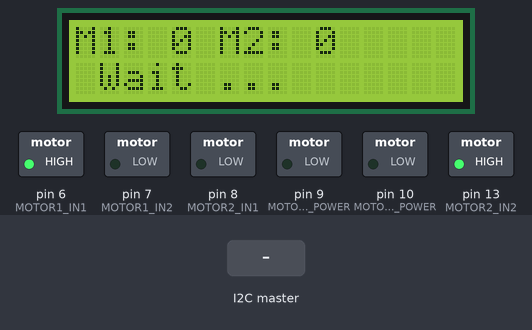
A sketch run on a simulated Arduino Uno, built with avr-gcc and run on an emulated ATmega328P. Parts: 16×2 character LCD, switched loads named in the sketch (green lamp = pin HIGH). The test bench sets the inputs (shaded band). What the sketch prints to the serial monitor is not drawn.

Above: at 1.2 s.
1.3 s: the I2C master sends "T"
At 1.7 s:
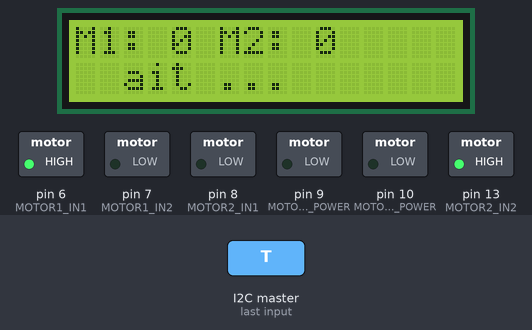
2.8 s: the I2C master sends "F"
4.3 s: the I2C master sends "B"
Timing chart, 0 to 7.3 s (numbered marks = the images above; inputs shaded):
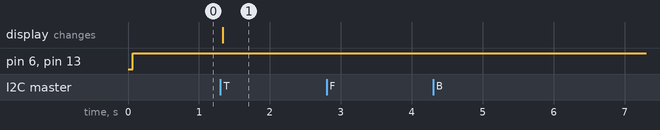

Measured:
- after the input at 1.3 s, the display: changes at once (image 1)
- after the input at 2.8 s, every drawn part: stays the same
- after the input at 4.3 s, every drawn part: stays the same

The sketch:

ArduinoMotorControl.ino
```cpp
/*
 Name:		ArduinoMotor01.ino
 Created:	31.12.2016 08:18:26
 Author:	Christian Daumeter
*/

/*
Motor Steuerung  0.2

*/
#include "MotorControl.h"
#include <LiquidCrystal.h>
#include <Wire.h>
#include <string.h>

LiquidCrystal lcd(12, 11, 5, 4, 3, 2);

// I2C Bus
#define SLAVE_ADDRESS 0x04

// RC Empfänger

static const int RC_KANAL2 = A0;
static const int RC_KANAL3 = A1;
static const int RC_KANAL4 = A2;
static const int RC_KANAL5 = A3;

// Anzeige Puffer für Ausgabe
String aktZeile1 = "";
String aktZeile2 = "";

bool MotorenAktiv = false;

// Laufvariabeln
int aktPower1 = 0;
int aktPower2 = 0;

int newPower1 = 0;
int newPower2 = 0;

int newSteering = 50;

int PowerOut1 = 0;
int PowerOut2 = 0;

String laufrichtung = "forward";

String receiveText = "Wait ...";
int receivePower1 = 0;
int receivePower2 = 0;
motor_direction receiveDirection = FORWARD;

// the setup function runs once when you press reset or power the board
void setup() {

	// Serial Output ( für ggf. Debug )
	Serial.begin(115200); // start serial for output
	Serial.println("Start Setup");

	//Display init
	lcd.begin(16, 2);
	lcd.clear();

	//I2C Init
	Wire.begin(SLAVE_ADDRESS);

	Wire.onReceive(receiveData);
	Wire.onRequest(sendData);

	// Vorw?rts als default
	MotorControl01.init();
	MotorControl01.setM1(FORWARD);
	MotorControl01.setM2(FORWARD);

	MotorControl01.setPower(0);

	laufrichtung = "forward";

	pinMode(RC_KANAL2, INPUT);
	pinMode(RC_KANAL3, INPUT);
	pinMode(RC_KANAL5, INPUT);
}

// the loop function runs over and over again forever
void loop() {
	//newPower = readNewPower();
	if (aktPower1 != receivePower1 || aktPower2 != receivePower2) {
		newPower1 = receivePower1;
		newPower2 = receivePower2;
	}

	changeDirection();
	newPower1 = abs(newPower1);
	newPower2 = abs(newPower2);
	//newSteering = readNewSterring();

	if (!calcSteeringn()) {
		calcPower();
	}

	if (MotorenAktiv) {
		MotorControl01.setM1Power(PowerOut1);
		MotorControl01.setM2Power(PowerOut2);
	}
	else
	{
		MotorControl01.setM1Power(0);
		MotorControl01.setM2Power(0);
	}
	writeValue2Display();
	delay(10);
}

int readNewPower() {
	int value = pulseIn(RC_KANAL2, HIGH) - 1500;
	if (value < -600) {
		value = 0;
	};
	if (value < MINSPEED && value > -MINSPEED) {
		value = 0;
	};
	value = 0.5 * value;
	return value;
}

int readNewSterring() {
	int value = pulseIn(RC_KANAL3, HIGH) - 1000;
	if (value < 1) {
		value = 500;
	};
	value = 0.1 * value;
	return value;
}

boolean readNewDirection() {
	int value = pulseIn(RC_KANAL5, HIGH) - 1000;
	return value < 500;
}

boolean calcSteeringn() {
	boolean buf = false;
	if (newSteering > 60) {
		PowerOut1 = MAXSPEED;
		PowerOut2 = 0;
		buf = true;
	};

	if (newSteering < 40) {
		PowerOut1 = 0;
		PowerOut2 = MAXSPEED;
		buf = true;
	};
	return buf;
}

boolean calcPower() {
	if (newPower1 > MAXSPEED) { newPower1 = MAXSPEED; }
	if (newPower2 > MAXSPEED) { newPower2 = MAXSPEED; }
	if (newPower1 < MINSPEED) { newPower1 = 0; }
	if (newPower2 < MINSPEED) { newPower2 = 0; }
	PowerOut1 = newPower1;
	PowerOut2 = newPower2;
	return true;
}

void changeDirection() {
	if ((newPower1 < 1) && (newPower2 < 1)) {
		MotorControl01.setM1(BACKWARD);
		MotorControl01.setM2(BACKWARD);
		laufrichtung = "backward";
	}
	else
	{
		MotorControl01.setM1(FORWARD);
		MotorControl01.setM2(FORWARD);
		laufrichtung = "forward ";
	}
}


void writeValue2Display() {
	String newZeile1 = "";
	newZeile1.concat("M1: " + String(PowerOut1) + " ");
	newZeile1.concat("M2: " + String(PowerOut2) + "   ");
	if (!newZeile1.equalsIgnoreCase(aktZeile1)) {
		aktZeile1 = newZeile1;
		lcd.setCursor(0, 0);
		lcd.print(aktZeile1);
		lcd.setCursor(1, 1);
		if (aktZeile2.length() > 0)
			lcd.print(aktZeile2);
	}

	if (receiveText.length() > 0) {
		if (!aktZeile2.equalsIgnoreCase(receiveText)) {
			aktZeile2 = receiveText;
			lcd.setCursor(0, 0);
			lcd.print(aktZeile1);
			lcd.setCursor(1, 1);
			lcd.print(aktZeile2);
		}
	}
}

// callback for received data
void receiveData(int byteCount) {
	Serial.println("Receive Data");
	receiveText = "";
	char inChar;
	String command = "";
	int size = 0;
	int readcount;
	char readdata[16];

	// Den Command Befehl einlesen. Muss ein "T" sein
	if (Wire.available())
		inChar = (char)Wire.read();
	command += inChar;
	Serial.println("Receive data (Command): " + command);

	// Die Länge einlesen, es müssen 16 Byte sein
	if (Wire.available())
		size = (int)Wire.read();
	String bytecount(size, DEC);
	Serial.println("Receive data (Size): " + bytecount);

	// Wenn alles stimmt, den Datenblock einlesen
	if (command.equals("T") && (size = 16)) {
		readcount = 0;
		readdata[0] = 0;
		while (Wire.available() && (readcount < 16)) {
			inChar = (char)Wire.read();
			readdata[readcount] = (char)inChar;
			readcount++;
		}
		char token1;
		int token2;
		int token3;

		//sscanf(readdata, "%c-%03d-%03d", token1, token2, token3);
		//char charbuf[10];
		//sprintf(charbuf, "Test %c-%03d-%03d", token1, token2, token3);
		//Serial.println(charbuf);

		if (readcount = 16)
			splitReadData(readdata);
	}
}

void splitReadData(char readbytes[16]) {
	String buf = "";
	String textout = "";
	int bufPower1 = 0;
	int bufPower2 = 0;

	for (int i = 0; i < 9; i++) {
		String inChar(readbytes[i], DEC);
		textout += inChar + '-';
	}
	Serial.println("Receive data (Data): " + textout);

	// Die Richtung einlesen
	buf += readbytes[0];
	if (buf.equals("F"))
		receiveDirection = FORWARD;
	if (buf.equals("B"))
		receiveDirection = BACKWARD;
	Serial.println("Receive data (Direction): " + buf);
	receiveText += buf;

	// Power1 einlesen
	buf = "";
	buf += readbytes[2];
	buf += readbytes[3];
	buf += readbytes[4];
	Serial.println("Receive data (Power1): " + buf);
	bufPower1 = buf.toInt();
	receiveText += '-' + buf;

	// Power2 einlesen
	buf = "";
	buf += readbytes[6];
	buf += readbytes[7];
	buf += readbytes[8];
	Serial.println("Receive data (Power2): " + buf);
	bufPower2 = buf.toInt();
	receiveText += '-' + buf;

	if ((bufPower1 == 999) && (bufPower2 == 999)) {
		Serial.println("Receive data : Stop Motor");
		MotorenAktiv = false;
	}
	if ((bufPower1 == 888) && (bufPower2 == 888)) {
		Serial.println("Receive data : Start Motor");
		MotorenAktiv = true;
	}

	if ((bufPower1 < MAXSPEED) && (bufPower2 < MAXSPEED)) {
		Serial.println("Receive data : Write to Engine");
		receivePower1 = bufPower1;
		receivePower2 = bufPower2;
	};
	Serial.println("Receive data (Text): " + receiveText);
}

void sendData() {
	if (Wire.available()) {
		/*
		//Wire.beginTransmission(0);
		int writecount = 0;
		char writedata[16];

		Wire.write("R");
		Wire.write(16);
		while (Wire.available() && (writecount < 16)) {
			if (writecount < aktZeile2.length()) {
				Wire.write((char)aktZeile2[writecount]);
			}
			else {
				Wire.write(32);
			}

			writecount++;
		}
		//Wire.endTransmission();
		*/
	}
	char writedata[32];
	writedata[0] = 'R';
	writedata[1] = 16;
	writedata[2] = '1';
	writedata[3] = '2';
	writedata[4] = '3';
	writedata[5] = '4';
	writedata[6] = '5';
	writedata[7] = '6';
	writedata[8] = '7';
	writedata[8] = '8';
	Wire.write((byte*) &writedata[0], sizeof(writedata));

	Serial.println("Send data (Text): " + aktZeile2);
}
```

MotorControl.cpp
```cpp
/*
Name:		ArduinoMotor01.ino
Created:	31.12.2016 08:18:26
Author:	Christian Daumeter
*/

#include "MotorControl.h"

void MotorControl01Class::init()
{
	pinMode(MOTOR1_IN1, OUTPUT);
	pinMode(MOTOR1_IN2, OUTPUT);
	pinMode(MOTOR2_IN1, OUTPUT);
	pinMode(MOTOR2_IN2, OUTPUT);
	pinMode(MOTOR1_POWER, OUTPUT);
	pinMode(MOTOR2_POWER, OUTPUT);
}

void MotorControl01Class::setM1(motor_direction aValue) {
	switch (aValue) {
	case STOP:
		digitalWrite(MOTOR1_IN1, LOW);
		digitalWrite(MOTOR1_IN2, LOW);
		break;
	case BACKWARD:
		digitalWrite(MOTOR1_IN1, HIGH);
		digitalWrite(MOTOR1_IN2, LOW);
		break;
	case FORWARD:
		digitalWrite(MOTOR1_IN1, LOW);
		digitalWrite(MOTOR1_IN2, HIGH);
		break;
	}
}

void MotorControl01Class::setM2(motor_direction aValue) {
	switch (aValue) {
	case STOP:
		digitalWrite(MOTOR2_IN1, LOW);
		digitalWrite(MOTOR2_IN2, LOW);
		break;
	case BACKWARD:
		digitalWrite(MOTOR2_IN1, LOW);
		digitalWrite(MOTOR2_IN2, HIGH);
		break;
	case FORWARD:
		digitalWrite(MOTOR2_IN1, HIGH);
		digitalWrite(MOTOR2_IN2, LOW);
		break;
	}
}

void MotorControl01Class::setPower(int aValue) {
	setM1Power(aValue);
	setM2Power(aValue);
}

void MotorControl01Class::setM1Power(int aValue) {
	if (aValue < MINSPEED) {
		aValue = 0;
	};
	if (aValue > MAXSPEED) {
		aValue = MAXSPEED;
	};
	String speedString(aValue, DEC);
	//Serial.println("Set M1 Speed : " + speedString);

	analogWrite(MOTOR1_POWER, aValue);
}

void MotorControl01Class::setM2Power(int aValue) {
	if (aValue < MINSPEED) {
		aValue = 0;
	};
	if (aValue > MAXSPEED) {
		aValue = MAXSPEED;
	};
	String speedString(aValue, DEC);
	//Serial.println("Set M2 Speed : " + speedString);

	analogWrite(MOTOR2_POWER, aValue);
}

MotorControl01Class MotorControl01;
```

MotorControl.h
```cpp
#pragma once
// MotorControl01.h

#ifndef _MOTORCONTROL_h
#define _MOTORCONTROL_h

#if defined(ARDUINO) && ARDUINO >= 100
#include "arduino.h"
#else
#include "WProgram.h"
#endif

typedef enum { STOP, FORWARD, BACKWARD } motor_direction;

// Motoranschluß
static const int MOTOR1_IN1 = 6;
static const int MOTOR1_IN2 = 7;
static const int MOTOR2_IN1 = 8;
static const int MOTOR2_IN2 = 13;

static const int MOTOR1_POWER = 9;
static const int MOTOR2_POWER = 10;

// Laufsteuerung
static const int MAXSPEED = 230;
static const int MINSPEED = 40;

class MotorControl01Class
{
protected:


public:
	void init();

	void setM1(motor_direction aValue);

	void setM2(motor_direction aValue);

	void setPower(int aValue);

	void setM1Power(int aValue);

	void setM2Power(int aValue);
};

extern MotorControl01Class MotorControl01;

#endif
```
